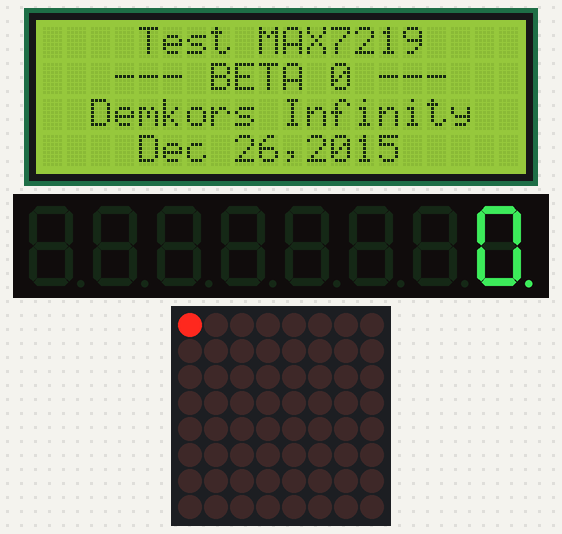
The sketch below on a simulated Arduino Uno, built with avr-gcc and run on an emulated ATmega328P. Parts: 20×4 character LCD, 8-digit seven-segment display, 8×8 LED matrix.

Above: at 0.21 s.
At 5.04 s:
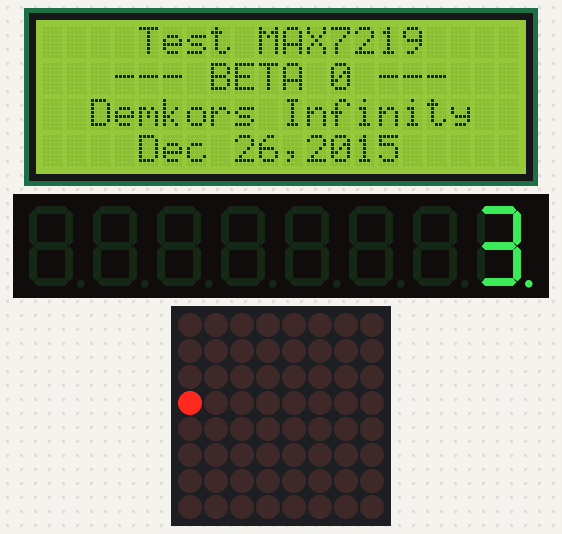
At 10.06 s:
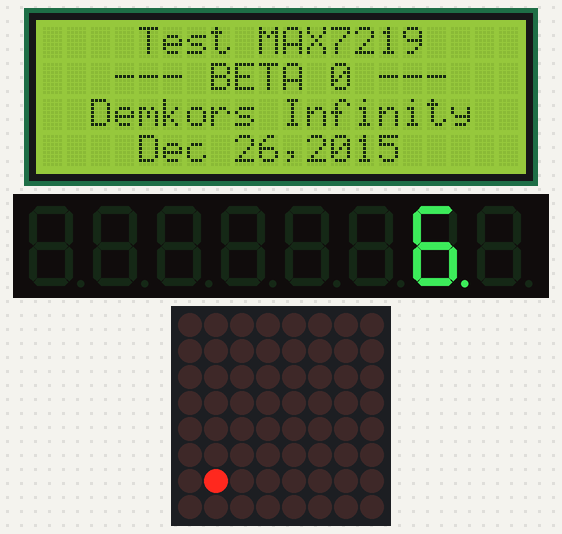
At 19.91 s:
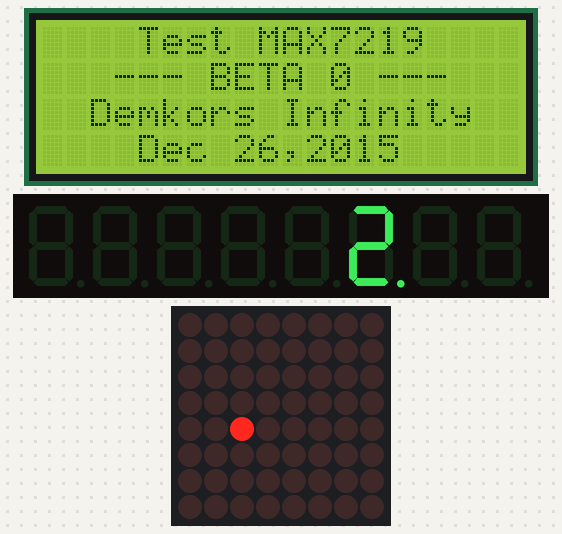
At 29.76 s:
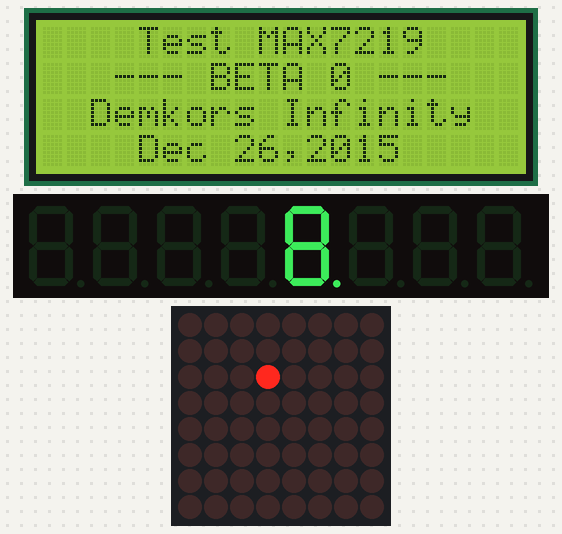
At 39.81 s:
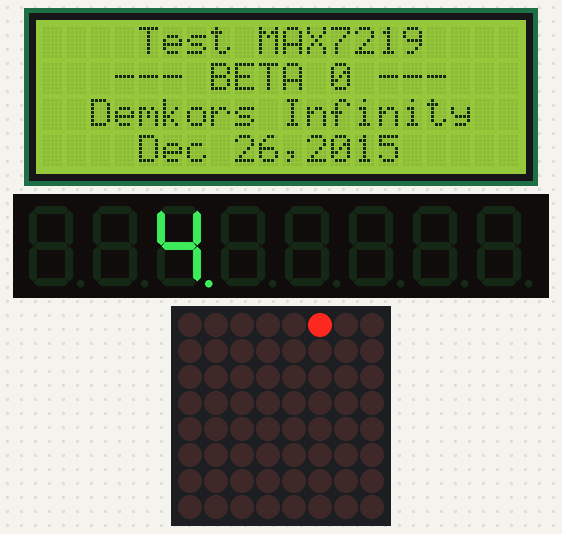

The sketch:

Test_MAX7219.ino
```cpp
#include <LiquidCrystal_I2C.h>
#include <LedControl.h>
//Test MAX7219 @Demkors Infinity
//ATTENTION: LCD 2004(I2C) is required to show status

#define MATRIX_DIN 5
#define MATRIX_CS 6
#define MATRIX_CLK 7
#define DIGIT_DIN 8
#define DIGIT_CS 9
#define DIGIT_CLK 10
#define MAX_PCS 1
LedControl digit=LedControl(DIGIT_DIN,DIGIT_CLK,DIGIT_CS,MAX_PCS);
LedControl matrix=LedControl(MATRIX_DIN,MATRIX_CLK,MATRIX_CS,MAX_PCS);
LiquidCrystal_I2C lcd(0x27,20,4);
const unsigned long DELAY=200;

//"PRINT" is ineffective. Here "WRITE" every char to the screen.
void layout(char src[]){
  for(int i=0;src[i];i++) lcd.write(src[i]);
}
void StrOut(String src){
  for(int i=0;i<src.length();i++) lcd.write(src.charAt(i));
}

void lcd_title(){
  lcd.setCursor(4,0);
  layout("Test MAX7219");
  lcd.setCursor(3,1);
  layout("--- BETA 0 ---");
  lcd.setCursor(2,2);
  layout("Demkors Infinity");
  lcd.setCursor(4,3);
  layout("Dec 26,2015");
}
void setup() {
  // put your setup code here, to run once:
 digit.shutdown(0,false);
 matrix.shutdown(0,false);
 digit.setIntensity(0,4);
 matrix.setIntensity(0,4);
 digit.clearDisplay(0);
 matrix.clearDisplay(0);
 Wire.begin();
 lcd.init();
 lcd.backlight();
 lcd_title();
}

void loop() {
  // put your main code here, to run repeatedly:
  static byte num=0;
  for (byte row=0;row<8;row++){
    for (byte col=0;col<8;col++){
      digit.setDigit(0,col,num,true);
      matrix.setLed(0,row,col,true);
      delay(DELAY);
      digit.setChar(0,col,' ',false);
      matrix.setLed(0,row,col,false);
    }
    num++;
    if(num==10) num=0;
  }
}
```
